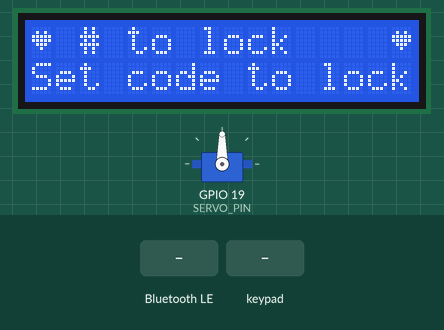
This sketch was run on a simulated ESP32. On the bench: 16×2 character LCD, servo. The inputs (shaded band) are chosen by the test bench. EEPROM starts erased; nothing arrives over Bluetooth unless stated; a phone connects over Bluetooth LE 3 s after start.

Above: at 2.7 s.
2.8 s: Bluetooth LE write "LINE1:" received
At 3.9 s:
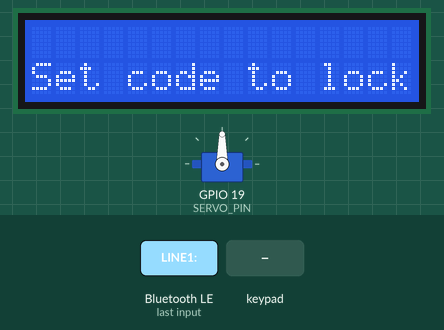
4.3 s: key '*' pressed
At 5.5 s:
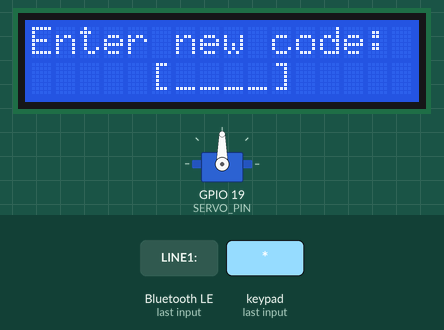
5.8 s: keypad keys 1 2 3 4 pressed 0.4 s apart
At 7.7 s:
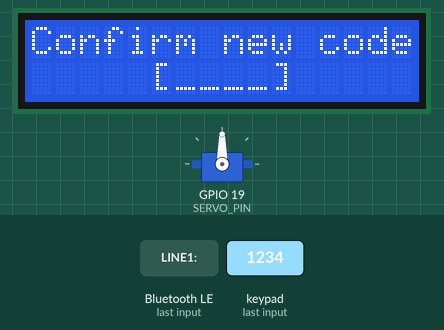
8.9 s: keypad keys 1 2 3 4 # pressed 0.4 s apart
At 12.1 s:
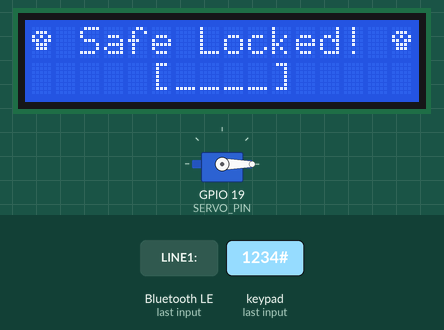
12.4 s: keypad keys 1 2 3 4 * pressed 0.4 s apart
At 12.6 s:
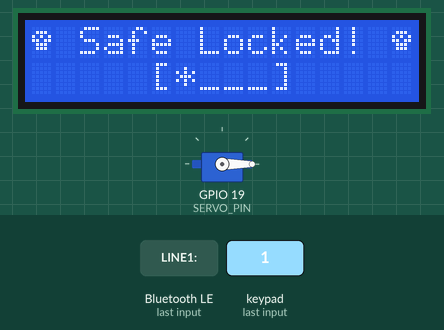
15.9 s: Bluetooth LE write "LINE1:" received
At 16.3 s:
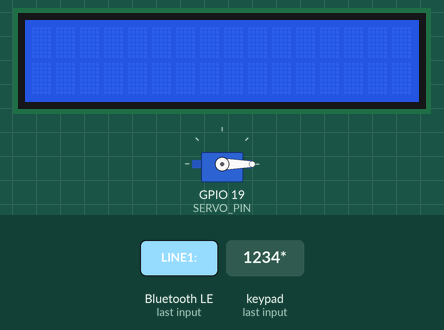
Timing chart, 0 to 18.9 s (numbered marks = the images above; inputs shaded):
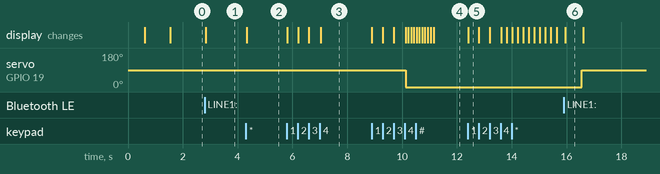

The sketch:

Nexgen_Safe_BLE.ino
```cpp
/*
  Nexgen Safe (ESP32 + Keypad + Servo + I2C LCD) + BLE control

  - Keeps keypad/LCD workflow intact
  - Adds BLE GATT service so the mobile app can:
      - LOCK/UNLOCK with a 4-digit PIN
      - SETPIN with confirm
      - Read/notify state
      - Write to LCD lines

  Student edit point:
    - DEVICE_NAME below (so multiple safes in a room are easy to identify)

  BLE library:
    - Recommended: NimBLE-Arduino
      https://github.com/h2zero/NimBLE-Arduino

  UUIDs: see docs/ble-protocol.md in the mobile app repo.
*/

#include <Wire.h>
#include <Keypad.h>
#include <ESP32Servo.h>

#include <hd44780.h>
#include <hd44780ioClass/hd44780_I2Cexp.h>

#include <NimBLEDevice.h>
#include <EEPROM.h>

#include "SafeState.h"
#include "icons.h"

// -----------------------------
// Config
// -----------------------------
static const char* DEVICE_NAME = "NexgenSafe-01"; // <-- students change this

static const uint8_t LCD_COLS = 16;
static const uint8_t LCD_ROWS = 2;

static const uint8_t SERVO_PIN        = 19;
static const uint8_t SERVO_LOCK_POS   = 0;
static const uint8_t SERVO_UNLOCK_POS = 90;

static const uint8_t CODE_LEN = 4;

// Keypad pins (R1..R4, C1..C3)
static const uint8_t PIN_R1 = 14;
static const uint8_t PIN_R2 = 32;
static const uint8_t PIN_R3 = 33;
static const uint8_t PIN_R4 = 26;

static const uint8_t PIN_C1 = 27;
static const uint8_t PIN_C2 = 12;
static const uint8_t PIN_C3 = 25;

// -----------------------------
// BLE UUIDs
// -----------------------------
static NimBLEUUID UUID_SVC("6e78676e-7361-6665-0000-000000000001");
static NimBLEUUID UUID_CMD("6e78676e-7361-6665-0000-000000000002");
static NimBLEUUID UUID_STATUS("6e78676e-7361-6665-0000-000000000003");
static NimBLEUUID UUID_LCD("6e78676e-7361-6665-0000-000000000004");

static NimBLECharacteristic* chStatus = nullptr;

// -----------------------------
// Hardware objects
// -----------------------------
Servo lockServo;
hd44780_I2Cexp lcd;

static const byte ROWS = 4;
static const byte COLS = 3;

char keymap[ROWS][COLS] = {
  { '1','2','3' },
  { '4','5','6' },
  { '7','8','9' },
  { '*','0','#' }
};

byte rowPins[ROWS] = { PIN_R1, PIN_R2, PIN_R3, PIN_R4 };
byte colPins[COLS] = { PIN_C1, PIN_C2, PIN_C3 };

Keypad keypad = Keypad(makeKeymap(keymap), rowPins, colPins, ROWS, COLS);

SafeState safeState;

// -----------------------------
// Helpers
// -----------------------------
static inline void lcdCenterPrint(uint8_t row, const char* text) {
  size_t len = strlen(text);
  uint8_t col = (len >= LCD_COLS) ? 0 : (LCD_COLS - len) / 2;
  lcd.setCursor(col, row);
  lcd.print(text);
}

static void notifyState() {
  if (!chStatus) return;
  if (safeState.locked()) {
    chStatus->setValue("STATE:LOCKED");
  } else {
    chStatus->setValue("STATE:UNLOCKED");
  }
  chStatus->notify();
}

static void servoLock() {
  lockServo.write(SERVO_LOCK_POS);
  safeState.lock();
  notifyState();
}

static void servoUnlock() {
  lockServo.write(SERVO_UNLOCK_POS);
  // safeState.unlock(pin) will flip state; we notify there.
}

static void lcdSetLine(uint8_t line, const String& text) {
  String t = text;
  if (t.length() > LCD_COLS) t = t.substring(0, LCD_COLS);
  lcd.setCursor(0, line);
  lcd.print("                ");
  lcd.setCursor(0, line);
  lcd.print(t);
}

// Simple string split helpers
static bool is4Digits(const String& s) {
  if (s.length() != 4) return false;
  for (uint8_t i = 0; i < 4; i++) {
    if (s[i] < '0' || s[i] > '9') return false;
  }
  return true;
}

static void statusOk() {
  if (!chStatus) return;
  chStatus->setValue("OK");
  chStatus->notify();
}

static void statusErr(const char* code) {
  if (!chStatus) return;
  String msg = String("ERR:") + code;
  chStatus->setValue(msg);
  chStatus->notify();
}

// Verify PIN against EEPROM *without* changing lock state.
// Mirrors SafeState::unlock logic but does not call setLock(false).
static bool verifyPinNoSideEffects(const String& code) {
  const uint8_t EEPROM_ADDR_CODE_LEN = 1;
  const uint8_t EEPROM_ADDR_CODE = 2;
  const uint8_t EEPROM_EMPTY = 0xff;

  uint8_t codeLength = EEPROM.read(EEPROM_ADDR_CODE_LEN);
  if (codeLength == EEPROM_EMPTY) {
    // No code set => accept any PIN
    return true;
  }

  if (code.length() != codeLength) return false;

  for (uint8_t i = 0; i < codeLength; i++) {
    uint8_t stored = EEPROM.read(EEPROM_ADDR_CODE + i);
    if (stored != (uint8_t)code[i]) return false;
  }
  return true;
}

// -----------------------------
// BLE callbacks
// -----------------------------
class CmdCallbacks : public NimBLECharacteristicCallbacks {
  void onWrite(NimBLECharacteristic* c, NimBLEConnInfo& connInfo) override {
    std::string v = c->getValue();
    String s(v.c_str());
    s.trim();

    if (s == "PING") {
      notifyState();
      statusOk();
      return;
    }

    // LOCK:1234
    if (s.startsWith("LOCK:")) {
      String pin = s.substring(5);
      pin.trim();
      if (!is4Digits(pin)) {
        statusErr("BAD_FORMAT");
        return;
      }

      // For lock we require the correct PIN if a PIN exists.
      // If no code is set, allow lock after setting one at keypad or via SETPIN.
      if (safeState.hasCode() && !verifyPinNoSideEffects(pin)) {
        statusErr("BAD_PIN");
        return;
      }

      servoLock();
      statusOk();
      return;
    }

    // UNLOCK:1234
    if (s.startsWith("UNLOCK:")) {
      String pin = s.substring(7);
      pin.trim();
      if (!is4Digits(pin)) {
        statusErr("BAD_FORMAT");
        return;
      }

      bool ok = safeState.unlock(pin);
      if (ok) {
        servoUnlock();
        notifyState();
        statusOk();
      } else {
        statusErr("BAD_PIN");
      }
      return;
    }

    // SETPIN:1234:1234
    if (s.startsWith("SETPIN:")) {
      String rest = s.substring(7);
      int idx = rest.indexOf(':');
      if (idx < 0) {
        statusErr("BAD_FORMAT");
        return;
      }
      String a = rest.substring(0, idx);
      String b = rest.substring(idx + 1);
      a.trim();
      b.trim();
      if (!is4Digits(a) || !is4Digits(b)) {
        statusErr("BAD_FORMAT");
        return;
      }
      if (a != b) {
        statusErr("PIN_MISMATCH");
        return;
      }
      if (safeState.locked()) {
        statusErr("LOCKED");
        return;
      }
      safeState.setCode(a);
      statusOk();
      return;
    }

    statusErr("BAD_FORMAT");
  }
};

class LcdCallbacks : public NimBLECharacteristicCallbacks {
  void onWrite(NimBLECharacteristic* c, NimBLEConnInfo& connInfo) override {
    std::string v = c->getValue();
    String s(v.c_str());
    s.trim();

    if (s.startsWith("LINE1:")) {
      lcdSetLine(0, s.substring(6));
      statusOk();
      return;
    }

    if (s.startsWith("LINE2:")) {
      lcdSetLine(1, s.substring(6));
      statusOk();
      return;
    }

    statusErr("BAD_FORMAT");
  }
};

static void setupBle() {
  NimBLEDevice::init(DEVICE_NAME);
  NimBLEDevice::setPower(ESP_PWR_LVL_P9);

  NimBLEServer* server = NimBLEDevice::createServer();
  NimBLEService* svc = server->createService(UUID_SVC);

  NimBLECharacteristic* chCmd = svc->createCharacteristic(UUID_CMD, NIMBLE_PROPERTY::WRITE | NIMBLE_PROPERTY::WRITE_NR);
  chStatus = svc->createCharacteristic(UUID_STATUS, NIMBLE_PROPERTY::READ | NIMBLE_PROPERTY::NOTIFY);
  NimBLECharacteristic* chLcd = svc->createCharacteristic(UUID_LCD, NIMBLE_PROPERTY::WRITE | NIMBLE_PROPERTY::WRITE_NR);

  chCmd->setCallbacks(new CmdCallbacks());
  chLcd->setCallbacks(new LcdCallbacks());

  chStatus->setValue("STATE:UNKNOWN");

  svc->start();

  NimBLEAdvertising* adv = NimBLEDevice::getAdvertising();
  adv->addServiceUUID(UUID_SVC);
  adv->enableScanResponse(true);
  adv->start();
}

// -----------------------------
// Existing UI logic (keypad)
// -----------------------------
static String readNumericCodeMasked(uint8_t length) {
  lcd.setCursor(5, 1);
  lcd.print("[____]");
  lcd.setCursor(6, 1);

  String code;
  code.reserve(length);

  while (code.length() < length) {
    char k = keypad.getKey();
    if (k >= '0' && k <= '9') {
      lcd.print('*');
      code += k;
    }
  }
  return code;
}

static bool promptSetNewCode() {
  lcd.clear();
  lcd.setCursor(0, 0);
  lcd.print("Enter new code:");
  String newCode = readNumericCodeMasked(CODE_LEN);

  lcd.clear();
  lcd.setCursor(0, 0);
  lcd.print("Confirm new code");
  String confirm = readNumericCodeMasked(CODE_LEN);

  if (newCode == confirm) {
    safeState.setCode(newCode);
    statusOk();
    return true;
  }

  lcd.clear();
  lcdCenterPrint(0, "Code mismatch");
  lcd.setCursor(0, 1);
  lcd.print("Safe not locked!");
  delay(2000);
  statusErr("PIN_MISMATCH");
  return false;
}

static char waitForKey(char a, char b) {
  char k = keypad.getKey();
  while (k != a && k != b) {
    k = keypad.getKey();
  }
  return k;
}

static void showProgressBar(uint16_t stepDelayMs) {
  lcd.setCursor(2, 1);
  lcd.print("[..........]");
  lcd.setCursor(3, 1);
  for (uint8_t i = 0; i < 10; i++) {
    delay(stepDelayMs);
    lcd.print('=');
  }
}

static void showUnlockedBanner() {
  lcd.clear();
  lcd.setCursor(0, 0);
  lcd.write(ICON_UNLOCKED_CHAR);
  lcdCenterPrint(0, "Unlocked!");
  lcd.setCursor(15, 0);
  lcd.write(ICON_UNLOCKED_CHAR);
  delay(900);
}

static void showLockedBanner() {
  lcd.clear();
  lcd.setCursor(0, 0);
  lcd.write(ICON_LOCKED_CHAR);
  lcd.print(" Safe Locked! ");
  lcd.write(ICON_LOCKED_CHAR);
}

static void runUnlockedState() {
  lcd.clear();
  lcd.setCursor(0, 0);
  lcd.write(ICON_UNLOCKED_CHAR);
  lcd.setCursor(2, 0);
  lcd.print("# to lock");
  lcd.setCursor(15, 0);
  lcd.write(ICON_UNLOCKED_CHAR);

  bool mustSetCode = !safeState.hasCode();
  if (!mustSetCode) {
    lcd.setCursor(0, 1);
    lcd.print("* = new code");
  } else {
    lcd.setCursor(0, 1);
    lcd.print("Set code to lock");
  }

  char k = waitForKey('*', '#');

  bool readyToLock = true;
  if (k == '*' || mustSetCode) {
    readyToLock = promptSetNewCode();
  }

  if (!readyToLock) return;

  lcd.clear();
  lcd.setCursor(4, 0);
  lcd.write(ICON_UNLOCKED_CHAR);
  lcd.print(" ");
  lcd.write(ICON_RIGHT_ARROW);
  lcd.print(" ");
  lcd.write(ICON_LOCKED_CHAR);

  servoLock();
  showProgressBar(100);
}

static void runLockedState() {
  showLockedBanner();

  String userCode = readNumericCodeMasked(CODE_LEN);

  bool ok = safeState.unlock(userCode);
  showProgressBar(200);

  if (ok) {
    showUnlockedBanner();
    servoUnlock();
    notifyState();
  } else {
    lcd.clear();
    lcdCenterPrint(0, "Access Denied!");
    showProgressBar(400);
  }
}

static void initLcdOrHalt() {
  int status = lcd.begin(LCD_COLS, LCD_ROWS);
  if (status) {
    Serial.print("LCD begin failed, status=");
    Serial.println(status);
    while (true) delay(1000);
  }
  lcd.backlight();
  lcd.clear();
}

static void showStartup() {
  lcd.clear();
  lcdCenterPrint(0, "Welcome!");
  delay(500);
  lcdSetLine(1, DEVICE_NAME);
  delay(900);
}

void setup() {
  Serial.begin(115200);
  safeState.begin(64);

  initLcdOrHalt();
  init_icons(lcd);

  lockServo.setPeriodHertz(50);
  lockServo.attach(SERVO_PIN, 500, 2400);

  if (safeState.locked()) {
    servoLock();
  } else {
    servoUnlock();
  }

  setupBle();
  showStartup();
  notifyState();
}

void loop() {
  if (safeState.locked()) {
    runLockedState();
  } else {
    runUnlockedState();
  }
}
```

SafeState.cpp
```cpp
#include <Arduino.h>
#include <EEPROM.h>
#include "SafeState.h"

/* Safe state layout in EEPROM */
#define EEPROM_ADDR_LOCKED   0
#define EEPROM_ADDR_CODE_LEN 1
#define EEPROM_ADDR_CODE     2
#define EEPROM_EMPTY         0xff

#define SAFE_STATE_OPEN   (uint8_t)0
#define SAFE_STATE_LOCKED (uint8_t)1

SafeState::SafeState() {
  // Do not touch EEPROM here on ESP32.
  // We'll load state after EEPROM.begin() in begin().
}

void SafeState::begin(uint16_t eepromSize) {
  if (_begun) return;

  EEPROM.begin(eepromSize);
  _begun = true;
  loadFromEeprom();
}

void SafeState::loadFromEeprom() {
  uint8_t v = EEPROM.read(EEPROM_ADDR_LOCKED);
  _locked = (v == SAFE_STATE_LOCKED);
}

void SafeState::lock() {
  setLock(true);
}

bool SafeState::locked() const {
  return _locked;
}

bool SafeState::hasCode() const {
  uint8_t codeLength = EEPROM.read(EEPROM_ADDR_CODE_LEN);
  return codeLength != EEPROM_EMPTY;
}

void SafeState::setCode(const String& newCode) {
  uint8_t len = (uint8_t)newCode.length();

  EEPROM.write(EEPROM_ADDR_CODE_LEN, len);
  for (uint8_t i = 0; i < len; i++) {
    EEPROM.write(EEPROM_ADDR_CODE + i, (uint8_t)newCode[i]);
  }

  EEPROM.commit(); // REQUIRED on ESP32
}

bool SafeState::unlock(const String& code) {
  uint8_t codeLength = EEPROM.read(EEPROM_ADDR_CODE_LEN);

  if (codeLength == EEPROM_EMPTY) {
    // No code set, unlock always succeeds
    setLock(false);
    return true;
  }

  if (code.length() != codeLength) {
    return false;
  }

  for (uint8_t i = 0; i < codeLength; i++) {
    uint8_t stored = EEPROM.read(EEPROM_ADDR_CODE + i);
    if (stored != (uint8_t)code[i]) {
      return false;
    }
  }

  setLock(false);
  return true;
}

void SafeState::setLock(bool locked) {
  _locked = locked;
  EEPROM.write(EEPROM_ADDR_LOCKED, locked ? SAFE_STATE_LOCKED : SAFE_STATE_OPEN);
  EEPROM.commit(); // REQUIRED on ESP32
}
```

SafeState.h
```cpp
#ifndef SAFESTATE_H
#define SAFESTATE_H

#include <Arduino.h>

class SafeState {
  public:
    SafeState();

    // Call once in setup() before using other methods
    void begin(uint16_t eepromSize = 64);

    void lock();
    bool unlock(const String& code);
    bool locked() const;
    bool hasCode() const;
    void setCode(const String& newCode);

  private:
    void setLock(bool locked);
    void loadFromEeprom();

    bool _locked = false;
    bool _begun = false;
};

#endif /* SAFESTATE_H */
```

icons.cpp
```cpp
#include <Arduino.h>
#include <hd44780.h>
#include "icons.h"


const byte iconLocked[8]PROGMEM = {
  0b00000,
  0b01110,
  0b10101,
  0b11011,
  0b01110,
  0b01110,
  0b00000,
  0b00000
};

const byte iconUnlocked[8]PROGMEM = {
  0b00000,
  0b01010,
  0b11111,
  0b11111,
  0b01110,
  0b00100,
  0b00000,
  0b00000,
};

void init_icons(hd44780 &lcd) {
  byte icon[8];
  memcpy_P(icon, iconLocked, sizeof(icon));
  lcd.createChar(ICON_LOCKED_CHAR, icon);
  memcpy_P(icon, iconUnlocked, sizeof(icon));
  lcd.createChar(ICON_UNLOCKED_CHAR, icon);
}
```

icons.h
```cpp
#ifndef ICONS_H
#define ICONS_H

class hd44780;

// Our custom icon numbers
#define ICON_LOCKED_CHAR   (byte)0
#define ICON_UNLOCKED_CHAR (byte)1

// This is a standard icon on the LCD1602 character set
#define ICON_RIGHT_ARROW   (byte)126

void init_icons(hd44780 &lcd);

#endif /* ICONS_H */
```

Measured:
- after the input at 2.8 s, the display: changes after 0.05 s (image 1)
- after the input at 4.3 s, the display: changes at once (image 2)
- after the input at 5.8 s, the display: first changes at once (image 3 shows a later state)
- after the input at 8.9 s, servo on GPIO 19 (SERVO_PIN): 90° → 0° after 1.2 s; the display: first changes at once (image 4 shows a later state)
- after the input at 12.4 s, the display: changes at once (image 5)
- after the input at 15.9 s, the display: changes after 0.05 s (image 6)
- what the display in image 6 shows lasts 0.7 s, from 15.9 s to 16.6 s
